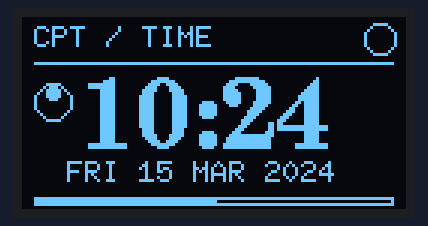
Simulated run of this sketch. Board: ESP8266 (NodeMCU). Shown: 128×64 one-colour display. WiFi joins after 1.5 s; servers stay silent unless stated; the local clock reads 2024-03-15 10:24:30 at power-on unless the sketch sets it; not simulated (calls return 0 or success): secrets.h; what the sketch prints to the serial monitor is not drawn.

Above: at 0.41 s.
At 5.32 s:
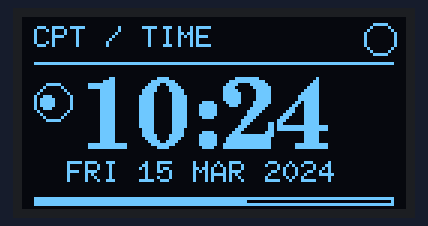
At 10.23 s:
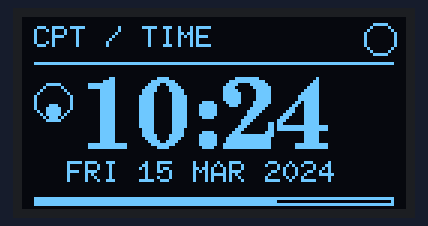
At 20.05 s:
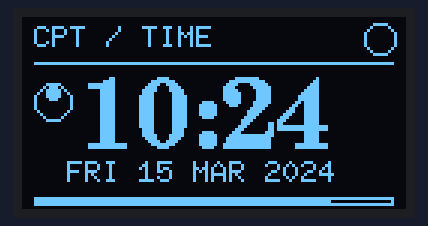
At 29.87 s:
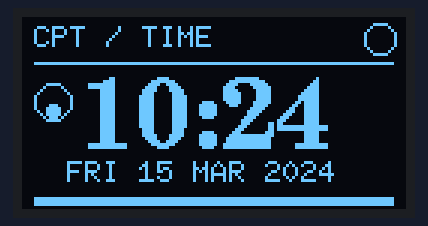
At 39.7 s:
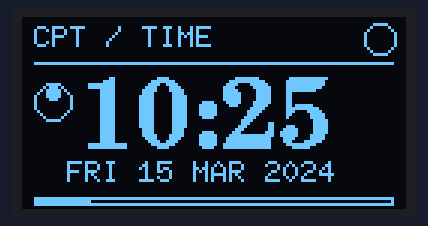

The sketch:

clockDemo.ino
```cpp
#include <Arduino.h>
#include <U8g2lib.h>
#include <ESP8266WiFi.h>
#include <time.h>
#include "secrets.h"

// Matches the known-working HW-364 setup: SCL=GPIO14 (D5), SDA=GPIO12 (D6).
U8G2_SSD1306_128X64_NONAME_F_SW_I2C u8g2(
    U8G2_R0, /* clock=*/14, /* data=*/12, U8X8_PIN_NONE);

uint32_t lastDraw = 0;
uint8_t animationFrame = 0;
int lastReportedWifiStatus = -1;
bool ntpStarted = false;
bool timeSyncReported = false;

const char *wifiStatusLabel(wl_status_t status) {
  switch (status) {
    case WL_NO_SSID_AVAIL: return "NO SSID";
    case WL_CONNECTED: return "CONNECTED";
    case WL_CONNECT_FAILED: return "CONNECT FAILED";
    case WL_CONNECTION_LOST: return "CONNECTION LOST";
    case WL_DISCONNECTED: return "DISCONNECTED";
    default: return "WAITING";
  }
}

void drawClockFace(const struct tm &timeInfo, bool timeValid) {
  u8g2.clearBuffer();

  u8g2.setFont(u8g2_font_6x10_tf);
  u8g2.drawStr(4, 10, "CPT / TIME");
  u8g2.drawCircle(119, 7, 5);
  u8g2.drawHLine(4, 15, 120);

  const uint8_t orbitX[] = {8, 10, 12, 10};
  const uint8_t orbitY[] = {28, 25, 28, 31};
  u8g2.drawCircle(10, 28, 6);
  u8g2.drawDisc(orbitX[animationFrame], orbitY[animationFrame], 2);

  char timeText[6];
  if (timeValid) {
    snprintf(timeText, sizeof(timeText), "%02d:%02d",
             timeInfo.tm_hour, timeInfo.tm_min);
  } else {
    snprintf(timeText, sizeof(timeText), "--:--");
  }
  u8g2.setFont(u8g2_font_ncenB24_tr);
  u8g2.drawStr(19, 44, timeText);

  u8g2.setFont(u8g2_font_6x10_tf);
  if (timeValid) {
    static const char *DAYS[] = {"SUN", "MON", "TUE", "WED", "THU", "FRI", "SAT"};
    static const char *MONTHS[] = {
        "JAN", "FEB", "MAR", "APR", "MAY", "JUN",
        "JUL", "AUG", "SEP", "OCT", "NOV", "DEC"};
    char dateText[24];
    snprintf(dateText, sizeof(dateText), "%s %02d %s %04d",
             DAYS[timeInfo.tm_wday], timeInfo.tm_mday,
             MONTHS[timeInfo.tm_mon], timeInfo.tm_year + 1900);
    u8g2.drawStr(15, 55, dateText);
  } else if (WiFi.status() == WL_CONNECTED) {
    u8g2.drawStr(34, 55, "SYNCING TIME...");
  } else {
    char statusText[22];
    snprintf(statusText, sizeof(statusText), "WIFI: %s", wifiStatusLabel(WiFi.status()));
    u8g2.drawStr(21, 55, statusText);
  }

  u8g2.drawFrame(4, 60, 120, 3);
  if (timeValid) {
    const uint8_t progress = map(timeInfo.tm_sec, 0, 59, 0, 118);
    u8g2.drawBox(5, 61, progress, 1);
  } else {
    u8g2.drawPixel(5 + ((millis() / 90) % 118), 61);
  }

  u8g2.sendBuffer();
}

void setup() {
  Serial.begin(115200);
  delay(100);
  Serial.println();
  Serial.println(F("Starting HW-364 clock with known-working U8g2 software I2C"));

  u8g2.begin();
  u8g2.clearBuffer();
  u8g2.setFont(u8g2_font_7x14B_tr);
  u8g2.drawStr(0, 15, "OLED DRIVER OK");
  u8g2.drawStr(0, 35, "Connecting WiFi");
  u8g2.sendBuffer();

  WiFi.mode(WIFI_STA);
  WiFi.persistent(false);
  WiFi.begin(WIFI_SSID, WIFI_PASSWORD);
  WiFi.setAutoReconnect(true);
  Serial.printf("Connecting to SSID: %s\n", WIFI_SSID);

  // Cape Town uses South Africa Standard Time (UTC+2), with no DST.
  configTime(2 * 60 * 60, 0, "pool.ntp.org", "time.nist.gov");
}

void loop() {
  const uint32_t now = millis();
  const wl_status_t wifiStatus = WiFi.status();
  if (wifiStatus != lastReportedWifiStatus) {
    lastReportedWifiStatus = wifiStatus;
    Serial.printf("Wi-Fi status: %d (%s)\n",
                  static_cast<int>(wifiStatus), wifiStatusLabel(wifiStatus));
    if (wifiStatus == WL_CONNECTED) {
      Serial.printf("Connected. IP address: %s\n", WiFi.localIP().toString().c_str());
      if (!ntpStarted) {
        // Start NTP only after Wi-Fi is online and try multiple independent servers.
        configTime(2 * 60 * 60, 0,
                   "time.google.com", "pool.ntp.org", "time.nist.gov");
        ntpStarted = true;
        Serial.println(F("NTP sync started"));
      }
    }
  }

  if (now - lastDraw >= 250) {
    lastDraw = now;
    animationFrame = (animationFrame + 1) % 4;

    struct tm timeInfo = {};
    const time_t currentTime = time(nullptr);
    const bool timeValid = currentTime > 1704067200;
    if (timeValid) {
      localtime_r(&currentTime, &timeInfo);
      if (!timeSyncReported) {
        Serial.printf("Time synchronized: %04d-%02d-%02d %02d:%02d:%02d\n",
                      timeInfo.tm_year + 1900, timeInfo.tm_mon + 1,
                      timeInfo.tm_mday, timeInfo.tm_hour,
                      timeInfo.tm_min, timeInfo.tm_sec);
        timeSyncReported = true;
      }
    }

    drawClockFace(timeInfo, timeValid);
  }

  delay(10);
}
```
